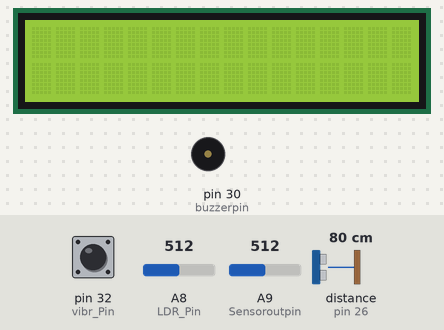
Bench run of a sketch on a simulated Arduino Mega 2560, built with avr-gcc and run on an emulated ATmega2560. Shown: 16×2 character LCD, buzzer (waves = sounding). Wiring (inferred from the names in the program): ultrasonic range finder: trigger pin 24; echo pin 26. The test bench sets the inputs (shaded band); at power-on: A8 (LDR_Pin) = 512, distance to the obstacle (sensor on pin 26) 80 cm, pin 32 (vibr_Pin) LOW, A9 (Sensoroutpin) = 512. The echo pulse lasts 58.3 µs per cm; what the sketch prints to the serial monitor is not drawn.

Above: at 1.2 s.
1.3 s: A8 (LDR_Pin) set to 53
4.3 s: A8 (LDR_Pin) set to 46
At 6.28 s:
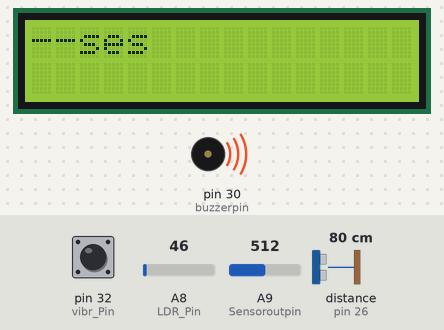
8.4 s: distance to the obstacle (sensor on pin 26) set to 2 cm
At 12.11 s:
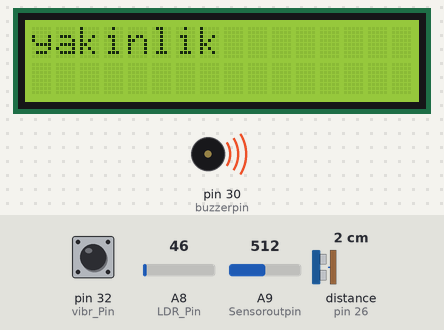
14.7 s: A8 (LDR_Pin) set to 40
18.8 s: pin 32 (vibr_Pin) pulsed HIGH 5 times (0.12 s each, 0.3 s apart)
At 19.04 s:
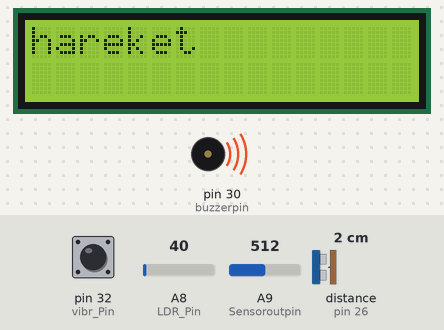
Timing chart, 0 to 22.8 s (numbered marks = the images above; inputs shaded):
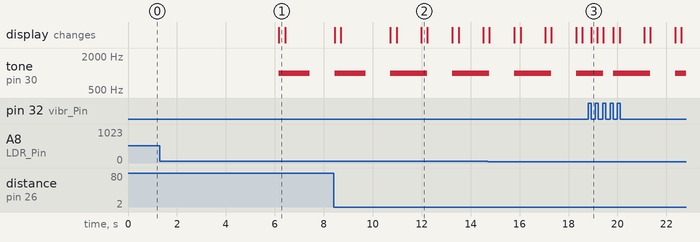

The sketch:

arduinoo.ino
```cpp
#include <LiquidCrystal.h>


LiquidCrystal lcd(8, 9, 4, 5, 6, 7);
int trigPin = 24; /* Sensorun trig pini Arduinonun 6 numaralı ayağına bağlandı */
int echoPin = 26;  /* Sensorun echo pini Arduinonun 7 numaralı ayağına bağlandı */

const int Sensoroutpin = A9; //ses

int LDR_Pin = A8; //analog pin 0
int buzzerpin = 30;

int vibr_Pin =32; //titreşim

int deger;

const int esik = 200;

long sure;
long uzaklik;


void setup() {

  pinMode(trigPin, OUTPUT); /* trig pini çıkış olarak ayarlandı */
  pinMode(echoPin, INPUT); /* echo pini giriş olarak ayarlandı */
  lcd.begin(16, 2);
  lcd.setCursor(0, 0);


  pinMode(vibr_Pin, INPUT);

  Serial.begin(9600);
  pinMode(buzzerpin, OUTPUT);
}
void loop() {

  digitalWrite(trigPin, LOW); /* sensör pasif hale getirildi */
  delayMicroseconds(5);
  digitalWrite(trigPin, HIGH); /* Sensore ses dalgasının üretmesi için emir verildi */
  delayMicroseconds(10);
  digitalWrite(trigPin, LOW);  /* Yeni dalgaların üretilmemesi için trig pini LOW konumuna getirildi */
  sure = pulseIn(echoPin, HIGH); /* ses dalgasının geri dönmesi için geçen sure ölçülüyor */
  uzaklik = sure / 29.1 / 2; /* ölçülen sure uzaklığa çevriliyor */


  int LDRReading = analogRead(LDR_Pin);
  long measurement =TP_init();
 // Serial.print("measurment = ");
  //Serial.println(measurement);
Serial.print(uzaklik);
  Serial.print("/");
  Serial.print(deger);
  Serial.print("/");
  Serial.println(measurement);
//Serial.println(LDRReading);
  if (LDRReading < 50)
  {
    deger = analogRead(Sensoroutpin);
    lcd.print("--");
    //Serial.print(deger); /* hesaplanan uzaklık bilgisayara aktarılıyor */
    //Serial.println(" olarak olculmustur.");

    if (deger > esik)                        //ses algılanırsa
    {
      lcd.print("ses");

      tone(buzzerpin, 1000); // 1KHz ses sinyali gönderiliyor
      delay(250);
    }
    lcd.clear();

    int LDRReading = analogRead(LDR_Pin);
    long measurement =TP_init();
    // Serial.print("measurment = ");
    //Serial.println(measurement);             //titreşim algılanırsa
    if (measurement > 1000){
      lcd.print("hareket");

      tone(buzzerpin, 1000);
      delay(250);
    }
    lcd.clear();


    if(uzaklik <10){                         //mesafe az olursa
      lcd.print("yakinlik");

      tone(buzzerpin, 1000);
      delay(250);
    }
    lcd.clear();


      noTone(buzzerpin); // ses sinyalini durdur

  }
  else
    noTone(buzzerpin); // ses sinyalini durdur


  //delay(250); //Değerleri serial monitörden daha kolay okuyabilmeniz için konuldu kaldırılabilir...
}

long TP_init(){            //titreşim sensörü
  delay(10);
  long measurement=pulseIn (vibr_Pin, HIGH);  //wait for the pin to get HIGH and returns measurement
  return measurement;
}
```

Measured:
- the behaviour switches between 50 and 49 on A8 (LDR_Pin) (found by bisection; images 0 and 1)
- after the input at 1.3 s, every drawn part: stays the same
- after the input at 4.3 s, tone on pin 30 (buzzerpin): silent → 1000 Hz after 1.9 s, → silent 1.3 s later; the display: changes after 1.9 s (image 1)
- after the input at 8.4 s, the display: first differs from a run without the input after 3.6 s (image 2)
- after the input at 18.8 s, the display: changes after 0.12 s (image 3)
